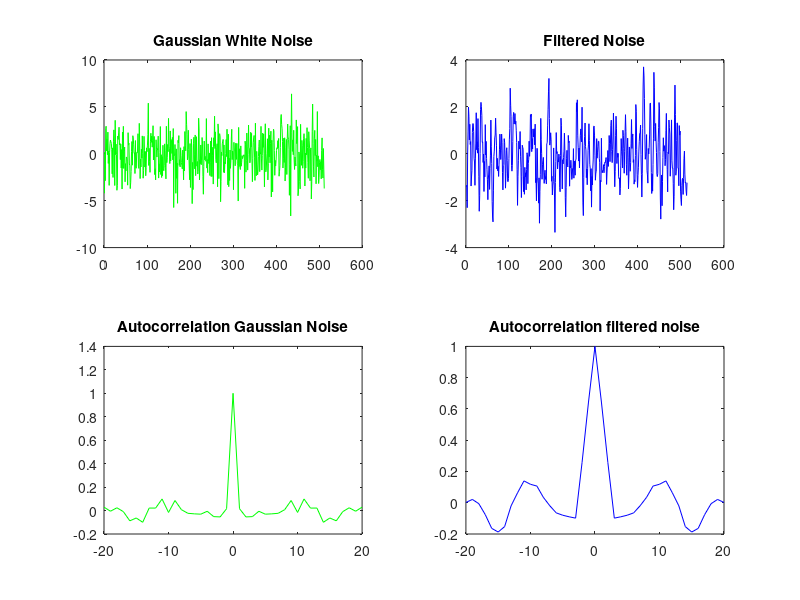

MATLAB code to generate this figure:
% Filter 512 point Gaussian noise and apply convolution [1/3 1/3 1/3].
% Compare the autocorrelation between the filtered and non-filtered
% signals.
clear all; close all;
mu = 0; % mean value
sigma = 2; % variance equals 4
L = 512; % number of points
noise = sigma*randn(L, 1) + mu;
%% filter
subplot(2,2,1);
plot(noise, 'g'); hold on;
title ('Gaussian White Noise')
subplot (2,2,2);
filter = [1/3 1/3 1/3];
filter_noise = conv(filter, noise);
plot (filter_noise, 'b');
title('Filtered Noise');

%% autocorrelation
subplot(2,2,3) %
[cgg, lags1] = xcorr(noise, noise, 20, 'coeff');
plot(lags1, cgg, 'g');
title('Autocorrelation Gaussian Noise');
subplot(2,2,4);
[cff, lags2] = xcorr(filter_noise, filter_noise, 20, 'coeff');
plot(lags2, cff, 'b');
title('Autocorrelation filtered noise');

%% Save data
gauss_noise = noise;
save('p2_36data', 'filter_noise', 'gauss_noise')